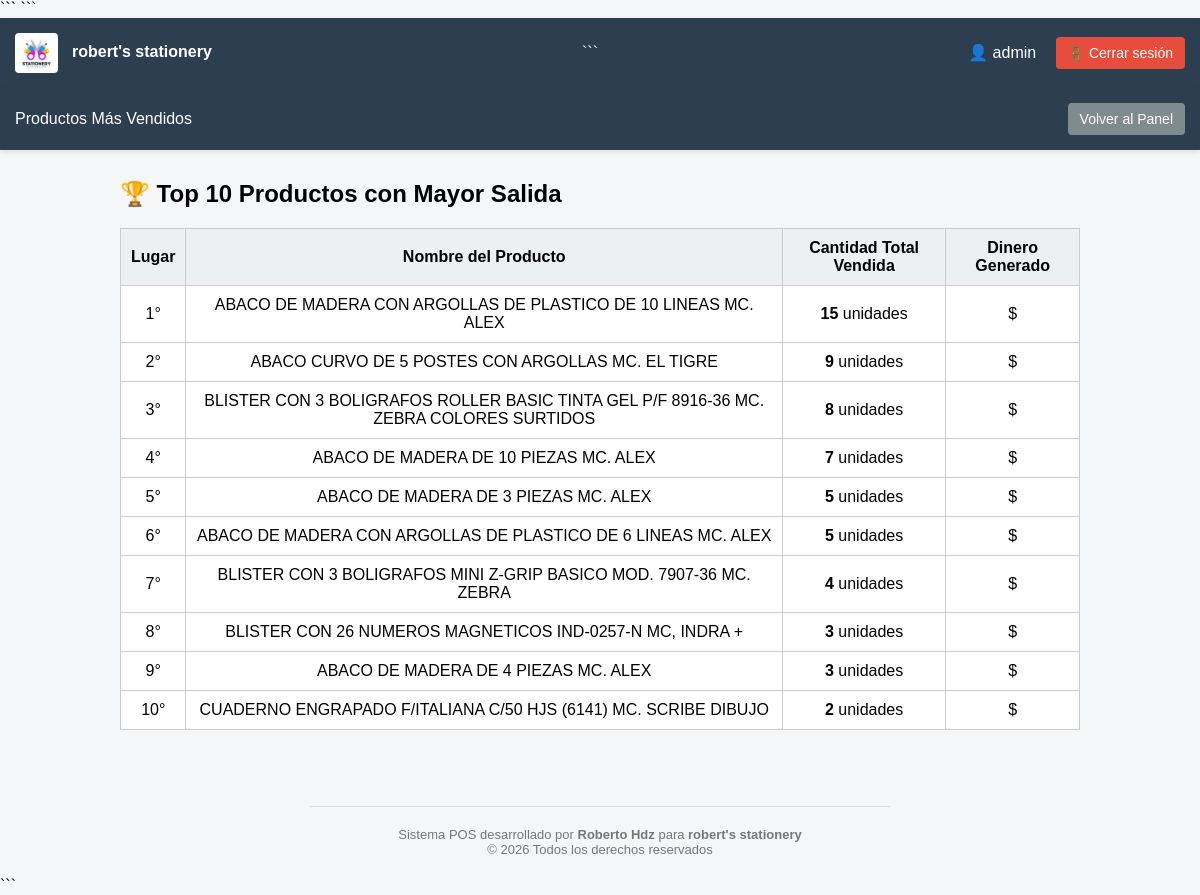
/admin/productos_mas_vendidos (signed in), run on the app's committed database.
### tables this page shows
CREATE TABLE configuracion (
    id INTEGER PRIMARY KEY,
    nombre_negocio TEXT,
    direccion TEXT,
    telefono TEXT,
    logo TEXT,
    zonas TEXT
, banner TEXT);

CREATE TABLE venta_detalle (
            id INTEGER PRIMARY KEY AUTOINCREMENT,
            venta_id INTEGER,
            codigo TEXT,
            descripcion TEXT,
            cantidad INTEGER,
            precio_unit REAL,
            subtotal REAL
        , precio_unitario REAL DEFAULT 0);

### app.py (the view)
@app.route("/admin/productos_mas_vendidos")
@login_required
def productos_mas_vendidos():
    try:
        conn = get_db_connection()
        conn.row_factory = sqlite3.Row
        query = """
        SELECT
            descripcion,
            SUM(cantidad) as total_vendido
        FROM venta_detalle
        GROUP BY descripcion
        ORDER BY total_vendido DESC
        LIMIT 10
        """
        productos = conn.execute(query).fetchall()
        conn.close()
        return render_template("productos_mas_vendidos.html", productos=productos)
    except Exception as e:
        print(f"Error en productos_mas_vendidos: {e}")
        return "Error al cargar el reporte", 500

### app.py (called while the page is built)
def get_db_connection():
    conn = sqlite3.connect(DB_PATH)
    conn.row_factory = sqlite3.Row
    return conn

def login_required(f):
    @wraps(f)
    def decorated_function(*args, **kwargs):
        if not session.get("admin_logueado"):
            return redirect(url_for("admin_login"))
        return f(*args, **kwargs)
    return decorated_function

@app.context_processor
def inject_config():
    try:
        conn = get_db_connection()
        conn.row_factory = sqlite3.Row
        config = conn.execute("SELECT * FROM configuracion WHERE id = 1").fetchone()
        conn.close()
        if config:
            return {'config': config}
        else:
            return {'config': {'nombre_negocio': 'papeleria', 'logo': 'logo.png'}}
    except Exception as e:
        print(f"Error en inject_config: {e}")
        return {'config': {}}

### templates/productos_mas_vendidos.html (shortened to what this page needs)
{% extends "layout.html" %}
{% block content %}
<head>
</head>
<div class="header">
    <div>Productos Más Vendidos </div>
    <a href="{{ url_for('admin_dashboard') }}" class="btn" style="background:#7f8c8d;">Volver al Panel</a>
</div>
<div style="width:80%; margin: 30px auto;">
    <h2>🏆 Top 10 Productos con Mayor Salida</h2>
    <table>
        <thead>
            <tr>
                <th>Lugar</th>
                <th>Nombre del Producto</th>
                <th>Cantidad Total Vendida</th>
                <th>Dinero Generado</th>
            </tr>
        </thead>
        <tbody>
            {% for producto in productos %}
<tr>
<td>{{ loop.index }}°</td>
<td>{{ producto['descripcion'] }}</td>
<td><strong>{{ producto['total_vendido'] }}</strong> unidades</td>
<td>$ {{ producto['total_dinero'] }}</td>
</tr>
{% endfor %}
        </tbody>
    </table>
</div>
{% endblock %}

### templates/layout.html (shortened to what this page needs)
    <!DOCTYPE html>
<html lang="es">
<head>
```
</head>
<body>
    <div class="header">
        <div>
            {% if config and config.logo %}
                <img src="{{ url_for('static', filename=config.logo) }}" class="logo-header">
            {% endif %}
            <b>{{ config.nombre_negocio if config.nombre_negocio else 'Panel Administrativo' }}</b>
        </div>
```
    <div>
        {% if session.get('admin_logueado') %}
            <span style="margin-right:15px;">
                👤 {{ session.get('admin_usuario') }}
            </span>
            <a href="{{ url_for('admin_logout') }}" class="btn btn-logout">
                🚪 Cerrar sesión
            </a>
        {% endif %}
    </div>
</div>
{% block content %}{% endblock %}
<footer style="text-align:center;padding:40px 20px 20px;color:#777; font-size: 13px;">
    <hr style="width: 50%; border: 0; border-top: 1px solid #ddd; margin-bottom: 20px;">
    Sistema POS desarrollado por <b>Roberto Hdz</b> para <b>{{ config.nombre_negocio }}</b><br>
    © 2026 Todos los derechos reservados
</footer>
```
</body>
</html>

### templates/layout.html (style rules this page uses)
body { font-family: Arial, sans-serif; background: #f4f6f8; margin:0; }
.header { background: #2c3e50; color: white; padding: 15px; display:flex; justify-content: space-between; align-items:center; box-shadow: 0 2px 5px rgba(0,0,0,0.1); flex-wrap: wrap; }
.logo-header { height: 40px; margin-right: 10px; vertical-align: middle; border-radius: 4px; }
.btn { padding: 8px 12px; border-radius:4px; text-decoration:none; color:white; font-size: 14px; transition: opacity 0.3s; display: inline-block; }
.btn-logout { background:#e74c3c; }
table { width: 100%; border-collapse: collapse; background:white; min-width: 600px; }
th, td { border:1px solid #ccc; padding:10px; text-align:center; }
th { background:#ecf0f1; }

### data on the page
configuracion: logo (picture), nombre_negocio "robert's stationery"
venta_detalle: descripcion "BLISTER CON 3 BOLIGRAFOS MINI Z-GRIP BASICO MOD. 7907-36 MC. ZEBRA", total_vendido "4"
venta_detalle: descripcion "CUADERNO ENGRAPADO F/ITALIANA C/50 HJS (6141) MC. SCRIBE DIBUJO", total_vendido "2"

### other printed values
{{ session.get('admin_usuario') }} "admin"
{{ producto['descripcion'] }} "ABACO DE MADERA CON ARGOLLAS DE PLASTICO DE 10 LINEAS MC. ALEX" "ABACO CURVO DE 5 POSTES CON ARGOLLAS MC. EL TIGRE" "BLISTER CON 3 BOLIGRAFOS ROLLER BASIC TINTA GEL P/F 8916-36 MC. ZEBRA COLORES SURTIDOS" "ABACO DE MADERA DE 10 PIEZAS MC. ALEX" "ABACO DE MADERA DE 3 PIEZAS MC. ALEX" "ABACO DE MADERA CON ARGOLLAS DE PLASTICO DE 6 LINEAS MC. ALEX" "BLISTER CON 26 NUMEROS MAGNETICOS IND-0257-N MC, INDRA +" "ABACO DE MADERA DE 4 PIEZAS MC. ALEX"
{{ producto['total_vendido'] }} "15" "9" "8" "7" "5" "5" "3" "3"
